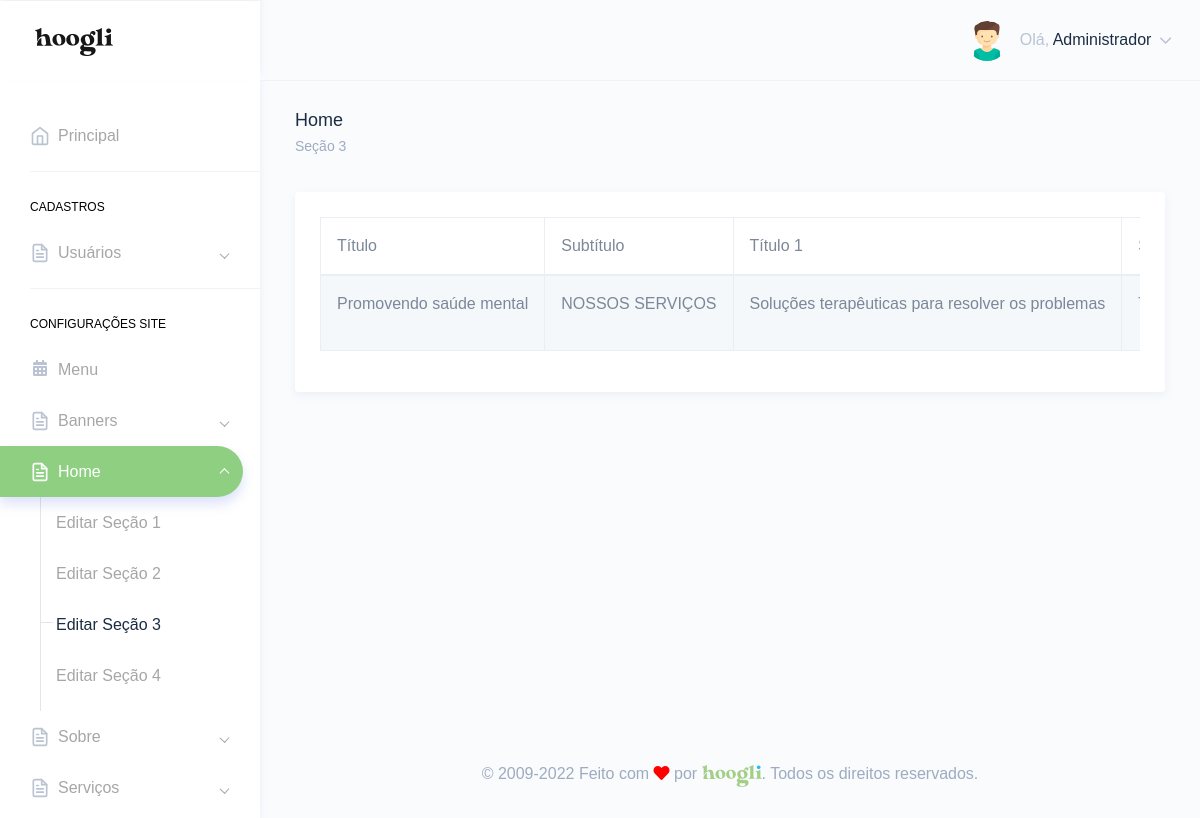
/painel/services.php (signed in), run on the app's committed database.
### tables this page shows
CREATE TABLE `tbl_usuarios` (
  `id` int(11) NOT NULL,
  `nome` varchar(250) DEFAULT NULL,
  `email` varchar(250) DEFAULT NULL,
  `telefone` varchar(250) DEFAULT NULL,
  `endereco` varchar(250) DEFAULT NULL,
  `cpf` varchar(100) DEFAULT NULL,
  `login` varchar(100) DEFAULT NULL,
  `senha` varchar(100) DEFAULT NULL,
  `foto` varchar(250) DEFAULT NULL,
  `id_cargo` int(11) DEFAULT NULL,
  `sexo` varchar(2) DEFAULT NULL,
  `perm_cad_usuario` varchar(2) DEFAULT NULL,
  `perm_relatorio` varchar(2) DEFAULT NULL,
  `perm_add_usuario` varchar(2) DEFAULT NULL,
  `perm_edit_usuario` varchar(2) DEFAULT NULL,
  `perm_del_usuario` varchar(2) DEFAULT NULL,
  `perm_cad_contato` varchar(2) DEFAULT NULL,
  `perm_edit_contato` varchar(2) DEFAULT NULL,
  `perm_del_contato` varchar(2) DEFAULT NULL,
  `perm_edit_contato_nf` varchar(3) DEFAULT NULL,
  `perm_pag_principal_rm` varchar(2) DEFAULT NULL,
  `perm_pag_principal_uc` varchar(2) DEFAULT NULL,
  `admin_geral` varchar(2) DEFAULT NULL,
  `data_frase` date DEFAULT NULL,
  `id_frase` int(11) DEFAULT NULL,
  `frase_lida` varchar(2) DEFAULT NULL
);

CREATE TABLE `tbl_services` (
  `id` int(11) NOT NULL,
  `titulo` varchar(50) NOT NULL,
  `subtitulo` varchar(50) NOT NULL,
  `titulo1` varchar(70) NOT NULL,
  `subtitulo1` varchar(50) NOT NULL,
  `titulo2` varchar(70) NOT NULL,
  `subtitulo2` varchar(50) NOT NULL,
  `titulo3` varchar(70) NOT NULL,
  `subtitulo3` varchar(50) NOT NULL,
  `titulo4` varchar(70) NOT NULL,
  `subtitulo4` varchar(50) NOT NULL,
  `texto` varchar(100) NOT NULL,
  `nome_botao` varchar(30) NOT NULL,
  `link_botao` varchar(50) NOT NULL,
  `titulo5` varchar(50) DEFAULT NULL,
  `subtitulo5` varchar(50) DEFAULT NULL,
  `item1` varchar(30) DEFAULT NULL,
  `texto1` varchar(100) DEFAULT NULL,
  `item2` varchar(30) DEFAULT NULL,
  `texto2` varchar(100) DEFAULT NULL,
  `item3` varchar(30) DEFAULT NULL,
  `texto3` varchar(100) DEFAULT NULL
);

### Connection/con-pdo.php (called while the page is built, shortened)
<?php
$conInstanciada = '';
if(empty($conInstanciada)) {
	class Conexao {
		private static $pdo;
		public static function getInstance() {
		if (!isset(self::$pdo)) {
		 try {
		  $opcoes = array(PDO::MYSQL_ATTR_INIT_COMMAND => 'SET NAMES utf8', PDO::ATTR_PERSISTENT => TRUE);
		  self::$pdo = new PDO("mysql:host=" . HOST . "; dbname=" . DBNAME . "; charset=" . CHARSET . ";", USER, PASSWORD, $opcoes);
		  self::$pdo->setAttribute(PDO::ATTR_ERRMODE, PDO::ERRMODE_EXCEPTION);
		 } catch (PDOException $e) {
		  print "Erro: " . $e->getMessage();
		 }
		}
		return self::$pdo;
		}
	}
}

### Class/acesso.class.php (called while the page is built, shortened)
<?php
$AcessoInstanciada = '';
if(empty($AcessoInstanciada)) {
	if(file_exists('Connection/conexao.php')) {
		require_once('Connection/con-pdo.php');
		require_once('Class/funcoes.php');
	} else {
		require_once('../Connection/con-pdo.php');
		require_once('../Class/funcoes.php');
	}
	class Acesso {
		private $pdo = null;
		private static $Acesso = null;
		private function __construct($conexao){
			$this->pdo = $conexao;
		}
		public static function getInstance($conexao){
			if (!isset(self::$Acesso)):
				self::$Acesso = new Acesso($conexao);
			endif;
			return self::$Acesso;
		}
		function rsDados($id='', $idCargo='', $orderBy='', $limite='') {
			$sqlLimite = '';
			$sqlOrdem = '';
			$sql = '';
			$nCampos = 0;
			if(!empty($id)) {
				$sql .= " and id = ?";
				$nCampos++;
				$campo[$nCampos] = $id;
			}
			try{
				$sql = "SELECT * FROM tbl_usuarios where 1=1 $sql $sqlOrdem $sqlLimite";
				$stm = $this->pdo->prepare($sql);
				for($i=1; $i<=$nCampos; $i++) {
					$stm->bindValue($i, $campo[$i]);
				}
				$stm->execute();
				$rsDados = $stm->fetchAll(PDO::FETCH_OBJ);
				if($id <> '' or $limite == 1) {
					return($rsDados[0]);
				} else {
					return($rsDados);
				}
			} catch(PDOException $erro){
				echo $erro->getMessage();
			}
		}
	}
}

### painel/verifica.php (called while the page is built, shortened)
<?php
include "../Class/acesso.class.php";
$verificaRestrito = Acesso::getInstance(Conexao::getInstance());
include "../Class/services.class.php";
$services = Services::getInstance(Conexao::getInstance());
$verificaRestrito->restritoAdmin();
$dadosUsuarioLogado = $verificaRestrito->rsDados($_SESSION['dadosLogado']->id);
?>

### Class/funcoes.php (called while the page is built, shortened)
<?php
  function icone_genero($genero) {
    switch ($genero) {
      case "M": return "assets/images/avatars/boy.svg"; break;
    }
  }
?>

### Class/services.class.php (called while the page is built, shortened)
<?php
$ServicesInstanciada = '';
if(empty($ServicesInstanciada)) {
	if(file_exists('Connection/conexao.php')) {
		require_once('Connection/con-pdo.php');
		require_once('Class/funcoes.php');
	} else {
		require_once('../Connection/con-pdo.php');
		require_once('../Class/funcoes.php');
	}
	class Services {
		private $pdo = null;
		private static $Services = null;
		private function __construct($conexao){
			$this->pdo = $conexao;
		}
		public static function getInstance($conexao){
			if (!isset(self::$Services)):
				self::$Services = new Services($conexao);
			endif;
			return self::$Services;
		}
		function rsDados($id='', $orderBy='', $limite='', $destaque='', $categoria='') {
			$nCampos = 0;
			$sql = '';
			$sqlOrdem = '';
			$sqlLimite = '';
			try{
				$sql = "SELECT * FROM tbl_services where 1=1 $sql $sqlOrdem $sqlLimite";
				$stm = $this->pdo->prepare($sql);
				for($i=1; $i<=$nCampos; $i++) {
					$stm->bindValue($i, $campo[$i]);
				}
				$stm->execute();
				$rsDados = $stm->fetchAll(PDO::FETCH_OBJ);
				if($id <> '' or $limite == 1) {
					return($rsDados[0]);
				} else {
					return($rsDados);
				}
			} catch(PDOException $erro){
				echo $erro->getMessage();
			}
		}
	}
}

### painel/services.php (the view, shortened to what this page needs)
<?php include "verifica.php";
$puxaServices = $services->rsDados();
?>
<!DOCTYPE html>
<html dir="ltr" lang="pt-br">
<head>
    <link href="dist/css/style.min.css" rel="stylesheet">
</head>
<body>
    <div id="main-wrapper" data-theme="light" data-layout="vertical" data-navbarbg="skin6" data-sidebartype="full" data-sidebar-position="fixed" data-header-position="fixed" data-boxed-layout="full">
      <?php include "header.php";?>
       <?php include "inc-menu-lateral.php";?>
        <div class="page-wrapper">
            <div class="page-breadcrumb">
                <div class="row">
                    <div class="col-7 align-self-center">
                        <h4 class="page-title text-truncate text-dark font-weight-medium mb-1">Home</h4>
                        <div class="d-flex align-items-center">
                            <nav aria-label="breadcrumb">
                                <ol class="breadcrumb m-0 p-0">
                                    <li class="breadcrumb-item"><a href="." class="text-muted">Seção 3</a></li>
                                </ol>
                            </nav>
                        </div>
                    </div>
                </div>
            </div>
            <div class="container-fluid">
                <div class="row">
                    <div class="col-12">
                        <div class="card">
                            <div class="card-body">
                                <div class="table-responsive">
                                    <table id="zero_config" class="table table-striped table-bordered no-wrap">
                                        <thead>
                                            <tr>
                                                <th>Título</th>
                                                <th>Subtítulo</th>
                                                <th>Título 1</th>
                                                <th>Subtítulo 1</th>
                                        </thead>
                                        <tbody>
                                            <?php
                                            if(count($puxaServices) > 0){
                                            foreach($puxaServices as $services){?>
                                            <tr>
                                                <td><?php echo $services->titulo;?></td>
                                                <td><?php echo $services->subtitulo;?></td>
                                                <td><?php echo $services->titulo1;?></td>
                                                <td><?php echo $services->subtitulo1;?></td>
                                            </tr>
                                            <?php } }?>
                                        </tbody>
                                    </table>
                                </div>
                            </div>
                        </div>
                    </div>
                </div>
            </div>
        <?php include "footer.php";?>
        </div>
    </div>
</body>
</html>

### painel/header.php (shortened to what this page needs)
<header class="topbar" data-navbarbg="skin6">
            <nav class="navbar top-navbar navbar-expand-md">
                <div class="navbar-header" data-logobg="skin6">
                    <div class="navbar-brand">
                        <a href=".">
                            <span class="logo-text">
                                <img src="assets/images/hoogli_logo.png" alt="homepage" class="dark-logo" />
                            </span>
                        </a>
                    </div>
                </div>
                <div class="navbar-collapse collapse" id="navbarSupportedContent">
                    <ul class="navbar-nav float-right">
                        <li class="nav-item dropdown">
                            <a class="nav-link dropdown-toggle" href="javascript:void(0)" data-toggle="dropdown"
                                aria-haspopup="true" aria-expanded="false">
                                <?php if(!empty($dadosUsuarioLogado->foto)){?>
                                <img src="../img/<?php echo $dadosUsuarioLogado->foto;?>" alt="<?php echo $dadosUsuarioLogado->nome;?>" class="rounded-circle" width="40">
                                <?php }else{?>
                                <img src="<?php echo icone_genero($dadosUsuarioLogado->sexo);?>" alt="<?php echo $dadosUsuarioLogado->nome;?>" class="rounded-circle" width="40">
                                <?php }?>
                                <span class="ml-2 d-none d-lg-inline-block"><span>Olá,</span> <span
                                        class="text-dark"><?php echo $dadosUsuarioLogado->nome;?></span> <i data-feather="chevron-down"
                                        class="svg-icon"></i></span>
                            </a>
                        </li>
                    </ul>
                </div>
            </nav>
        </header>

### data on the page
tbl_usuarios: nome "Administrador"
tbl_services: titulo "Promovendo saúde mental", subtitulo "NOSSOS SERVIÇOS", titulo1 "Soluções terapêuticas para resolver os problemas"
